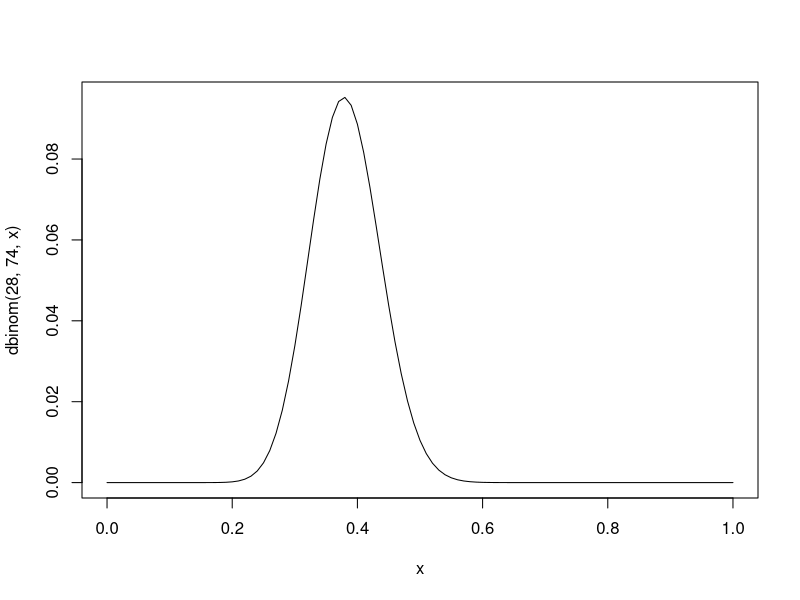

Recreate this plot in R.
## ---- chunk 1
knitr::opts_chunk$set(echo = TRUE)
## ---- chunk 2
pi_hat <- 28/74
pi_hat

## ---- chunk 3
curve(dbinom(28,74,x), xlim = c(0,1))
## ---- chunk 4
p <- pi_hat
n <- 74
se <- sqrt(p*(1-p)/n)
conf <- cbind(p-1.96*se, p+1.96*se)
conf
## ---- chunk 5
p2 <- (28+2)/(74+4)
n2 <- (74+4)
se2 <- sqrt(p2*(1-p2)/n2)
conf2 <- cbind(p2-1.96*se2, p2+1.96*se2)
conf2
## ---- chunk 6
prop.test(28,74,correct=FALSE)
## ---- chunk 7
n1 <- 8197
n2 <- 8198
p1 <- 51/n1
p2 <- 74/n2
p1
p2
## ---- chunk 8
pd <- p1-p2
pd
se <- sqrt((p1*(1-p1)/n1)+(p2*(1-p2)/n2))
ci <- cbind(pd-1.96*se, pd+1.96*se)
ci
## ---- chunk 9
rr <- p1/p2
se <- sqrt((1-p1)/(n1*p1)+(1-p2)/(n2*p2))
z <- 1.96
log.ci <- c(log(rr)-z*se, log(rr)+z*se)
ci <- exp(log.ci)
ci
## ---- chunk 10
or <- ((p1/(1-p1))/(p2/(1-p2)))
log.or <- log(or)
se <- sqrt((1/51)+(1/8146)+(1/74)+(1/8124))
log.ci <- c(log.or-z*se, log.or+z*se)
ci <- exp(log.ci)
ci
## ---- chunk 11
Frequency <- c(51, 8146, 74, 8124)
Response <- c("HIV", "No HIV", "HIV", "No HIV")
Treatment <- c("Vaccine", "Vaccine", "Placebo", "Placebo")
table <- xtabs(Frequency ~ Treatment + Response)
test <- chisq.test(table)
test
